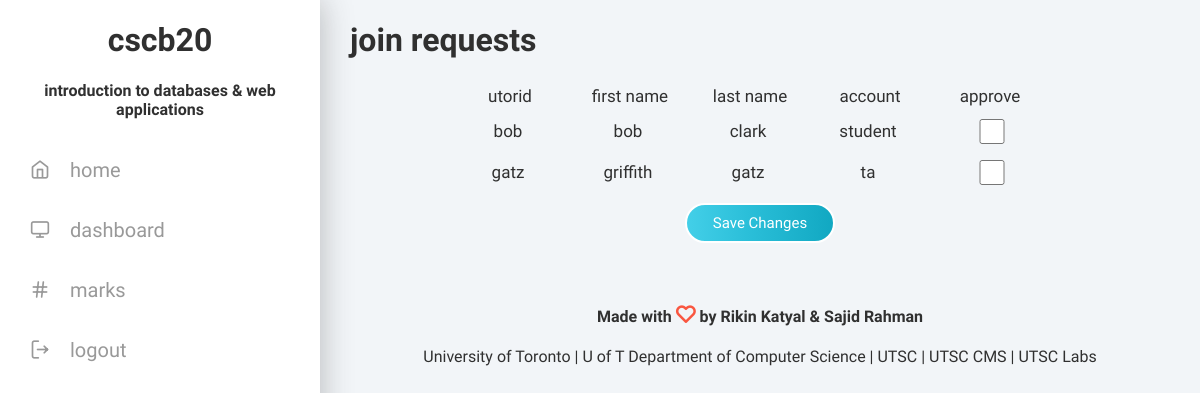
Before: /dashboard/instructor/requests/index.php (signed in) with the older database file.
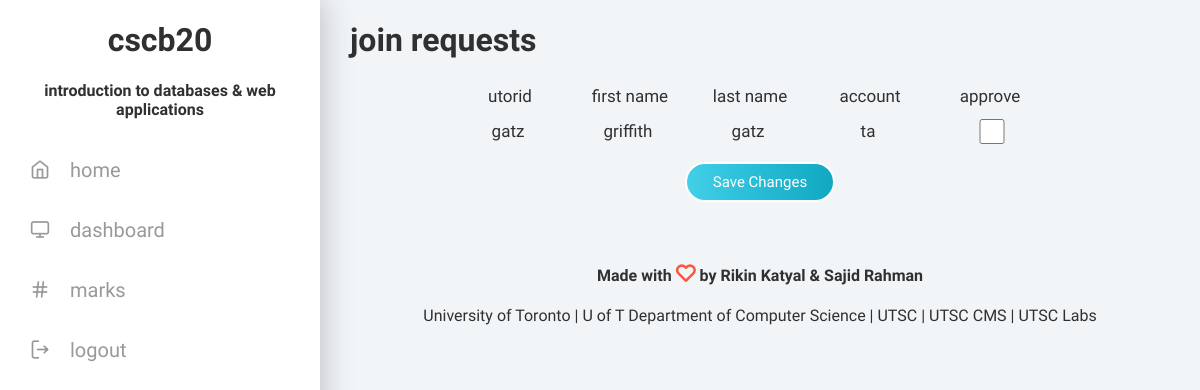
After: the same page with the newer database file.
### tables this page shows
create table Students
(verified boolean not null,
utorid varchar(25) not null primary key,
pass char(64) not null,
firstName varchar(255) not null,
lastName varchar(255) not null,
studentNumber varchar(25) not null,
instructorId varchar(255) not null,
practical float,
quiz1 float,
quiz2 float,
quiz3 float,
a1 float,
a2 float,
a3 float,
final float,
midterm float,
authToken varchar(255)
);

create table TAs
(verified bool,
utorid VARCHAR(25) NOT NULL primary key,
pass char(64) not null,
firstName VARCHAR(255) NOT NULL,
lastName VARCHAR(255) NOT NULL,
instructorId varchar(25),
authToken varchar(255)
);

### src/dashboard/instructor/requests/index.php (the view, shortened to what this page needs)
<?php
  include("../../../auth/config.php");
?>
<html lang="en">
<head>
    <link rel="stylesheet" type="text/css" href="../../../../css/feather.css">
    <link rel="stylesheet" type="text/css" href="../../../../css/index.css">
</head>
<body>
  <div id="container">
      <div id="sidebar">
          <h1>cscb20</h1>
          <h4>introduction to databases & web applications</h4>
          <nav>
            <a href="../../../../">
              <div class="nav-item">
                <h2><i class="feather icon-home"></i>home</h2>
              </div>
            </a>
            <a href="../../">
              <div class="nav-item">
                <h2><i class="feather icon-monitor"></i>dashboard</h2>
              </div>
            </a>
            <a href="../marks/">
              <div class="nav-item">
                <h2><i class="feather icon-hash"></i>marks</h2>
              </div>
            </a>
            <a href="../../../../auth/logout/">
              <div class="nav-item">
                <h2><i class="feather icon-log-out"></i>logout</h2>
              </div>
            </a>
          </nav>
        </div>
    <div id="content">
      <h1>join requests</h1>
      <form action="" method="post">
        <div class="mark">
          <h3>UTORid</h3>
          <h3>First Name</h3>
          <h3>Last Name</h3>
          <h3>Account</h3>
          <h3>Approve</h3>
        </div>
        <?php
          $sql = "select * from Students where verified = 0 and instructorId = '".$_SESSION['utorid']."'";
          $result = mysqli_query($db, $sql);
          while ($row = mysqli_fetch_array($result, MYSQLI_ASSOC)) {
            echo "
            <div class='mark'>
              <h3>".$row['utorid']."</h3>
              <h3>".$row['firstName']."</h3>
              <h3>".$row['lastName']."</h3>
              <h3>Student</h3>
              <input type='checkbox' name='approval_student[]' value='".$row['utorid']."'>
            </div>
            ";
          }
          $sql = "select * from TAs where verified = 0 and instructorId = '".$_SESSION['utorid']."'";
          $result = mysqli_query($db, $sql);
          while ($row = mysqli_fetch_array($result, MYSQLI_ASSOC)) {
            echo "
            <div class='mark'>
              <h3>".$row['utorid']."</h3>
              <h3>".$row['firstName']."</h3>
              <h3>".$row['lastName']."</h3>
              <h3>TA</h3>
              <input type='checkbox' name='approval_ta[]' value='".$row['utorid']."'>
            </div>
            ";
          }
        ?>
        <button>Save Changes</button>
      </form>
      <footer>
        <p><b>Made with <i class="feather icon-heart"></i> by Rikin Katyal & Sajid Rahman</b></p>
        <p><a href="https://www.utoronto.ca/" target="_">University of Toronto</a> | <a href="http://web.cs.toronto.edu/" target="_">U of T Department of Computer Science</a> | <a href="http://www.utsc.utoronto.ca/home/" target="_">UTSC</a> | <a href="https://www.utsc.utoronto.ca/cms/computer-science-mathematics-statistics" target="_">UTSC CMS</a> | <a href="http://www.utsc.utoronto.ca/labs/"> UTSC Labs</a></p>
      </footer>
    </div>
  </div>
</body>
</html>

Changed rows visible on the page:
removed students: utorid "bob", firstName "bob", lastName "clark"
